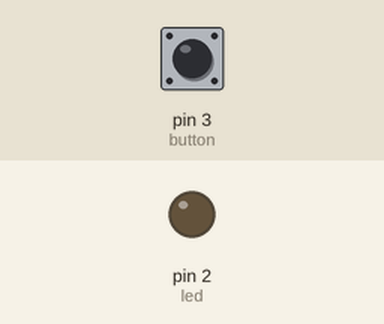
Simulated run of this sketch. Board: Arduino Uno, built with avr-gcc and run on an emulated ATmega328P. Parts: output pins drawn as LEDs (lit = HIGH). Inputs (shaded band) come from the test bench; at power-on: pin 3 (button) HIGH.

Above: at 1.2 s.
1.3 s: pin 3 (button) pulled LOW for 0.15 s
At 2.4 s:
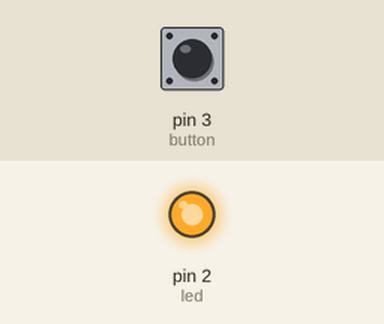
2.9 s: pin 3 (button) pulled LOW for 1 s
At 3.6 s:
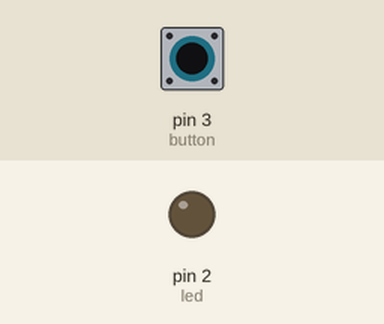
5.4 s: pin 3 (button) pulled LOW for 3.2 s
At 6.7 s:
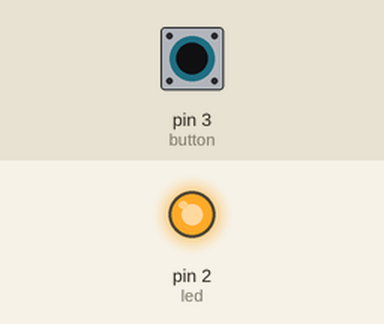
Timing chart, 0 to 8.4 s (numbered marks = the images above; inputs shaded):
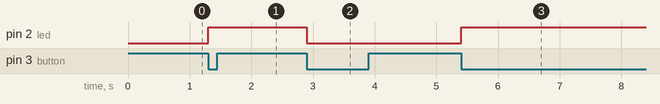

Measured:
- after the input at 1.3 s, pin 2 (led): LOW → HIGH at once
- after the input at 2.9 s, pin 2 (led): HIGH → LOW at once
- after the input at 5.4 s, pin 2 (led): LOW → HIGH at once

The sketch:

Toggle.ino
```cpp
# define led 2
# define button 3
int ledState = LOW;
int lastButtonState = HIGH;
void setup()
{
  pinMode(button, INPUT_PULLUP);
  pinMode(led, OUTPUT);
  digitalWrite(led,ledState);
}

void loop()
{
  int buttonState = digitalRead(button);
  if(lastButtonState == HIGH && buttonState == LOW){
    ledState = !ledState;
    digitalWrite(led, ledState);
  }
  lastButtonState = buttonState;
}
```
